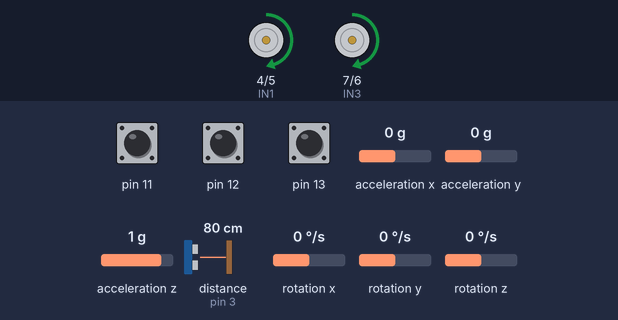
Bench run of a sketch on a simulated Arduino Uno, built with avr-gcc and run on an emulated ATmega328P. Parts: motor-driver pin pairs drawn as motors (green arrow = first pin HIGH = forward, orange = second pin HIGH = backward, longer = more drive, scaled by the enable pin). Wiring (inferred from the names in the program): ultrasonic range finder: trigger pin 2; echo pin 3. The test bench sets the inputs (shaded band); at power-on: rotation z 0 °/s, distance to the obstacle (sensor on pin 3) 80 cm, pin 11 HIGH, pin 12 HIGH, pin 13 HIGH, acceleration x 0 g, acceleration y 0 g, acceleration z 1 g, rotation x 0 °/s, rotation y 0 °/s. The echo pulse lasts 58.3 µs per cm; what the sketch prints to the serial monitor is not drawn.

Above: at 3.2 s.
3.3 s: rotation z set to -9 °/s
At 4.3 s:
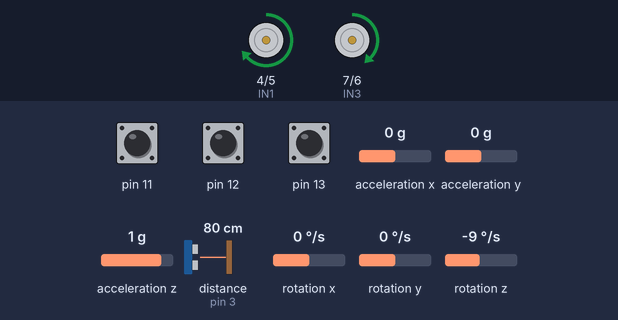
6.3 s: distance to the obstacle (sensor on pin 3) set to 27 cm
7.8 s: distance to the obstacle (sensor on pin 3) set to 24 cm
At 9.4 s:
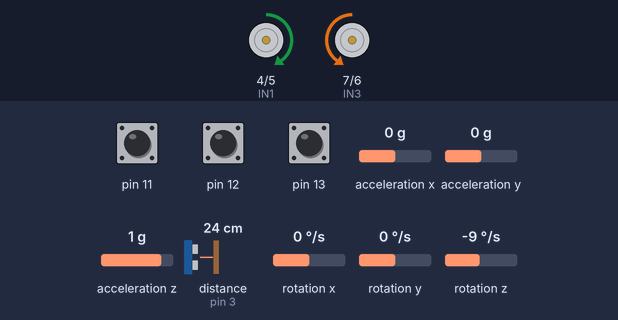
9.8 s: rotation z set to 35 °/s
12.8 s: rotation z set to 42 °/s
At 14.0 s:
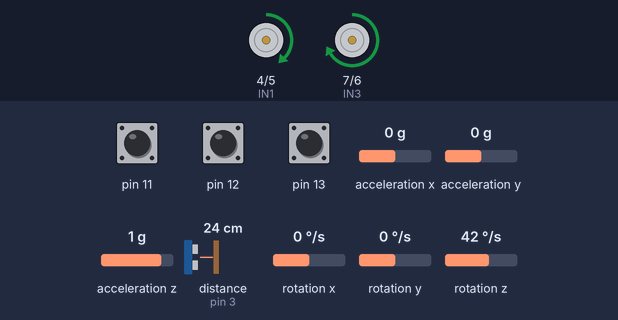
15.1 s: rotation z set to -10 °/s
18.1 s: rotation z set to -14 °/s
At 19.4 s:
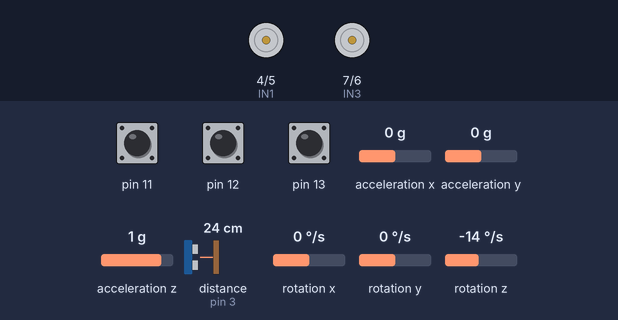
Timing chart, 0 to 21.1 s (numbered marks = the images above; inputs shaded):
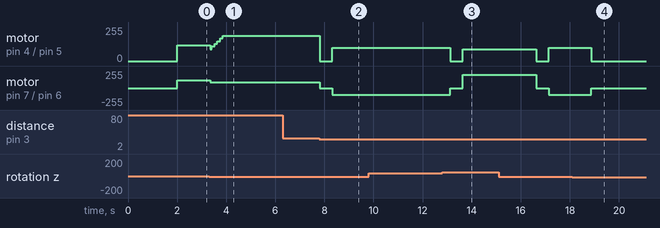

Measured:
- the behaviour switches between 26 and 25 cm on distance to the obstacle (sensor on pin 3) (found by bisection; images 1 and 2)
- the behaviour switches between 39 and 40 °/s on rotation z (found by bisection; images 2 and 3)
- the behaviour switches between -12 and -13 °/s on rotation z (found by bisection; images 3 and 4)
- after the input at 3.3 s, motor on pin 7 (IN3) / pin 6 (IN4): forward 120/255 → forward 90/255 at once
- after the input at 6.3 s, every drawn part: stays the same
- after the input at 7.8 s, motor on pin 4 (IN1) / pin 5 (IN2): forward 190/255 → stopped at once, → forward 100/255 0.50 s later; motor on pin 7 (IN3) / pin 6 (IN4): forward 90/255 → stopped at once, → backward 100/255 0.50 s later
- after the input at 9.8 s, every drawn part: stays the same
- after the input at 18.1 s, motor on pin 4 (IN1) / pin 5 (IN2): forward 100/255 → stopped after 0.76 s instead of 1.1 s; motor on pin 7 (IN3) / pin 6 (IN4): backward 100/255 → stopped after 0.76 s instead of 1.1 s

The sketch:

project2_obsticalavoidance_arc.ino
```cpp
#include <PID_v1.h>
#include "Wire.h"
#include <MPU6050_light.h>

#define ENA 9
#define ENB 10
#define IN1 4
#define IN2 5
#define IN3 7
#define IN4 6

#define LT_R !digitalRead(12)
#define LT_M !digitalRead(13)
#define LT_L !digitalRead(11)

#define trigPin 2
#define echoPin 3

int carSpeedA ;
int carSpeedB ;


double Kp = 500, Ki = 300, Kd = 0.01;

double Setpoint, Input, Output, Zangle, angle, ZValue, Zlimit;

PID myPID(&Input, &Output, &Setpoint, Kp, Ki, Kd, DIRECT);

MPU6050 mpu(Wire);
unsigned long timer = 0;

void END() {
  digitalWrite(ENA, LOW);
  digitalWrite(ENB, LOW);
  Serial.println("Stop!");
}

void forward()
{
  carSpeedA = 150;
  carSpeedB = 150;

  // Set Motor A Forward
  digitalWrite(IN1, HIGH);
  digitalWrite(IN2, LOW);
  // Set Motor B Backward
  digitalWrite(IN3, HIGH);
  digitalWrite(IN4, LOW);

  analogWrite(ENA, carSpeedA);
  analogWrite(ENB, carSpeedB);


}


void CCW()
{
  carSpeedA = 100;
  carSpeedB = 100;

  // Set Motor A Forward
  digitalWrite(IN1, HIGH);
  digitalWrite(IN2, LOW);
  // Set Motor B Backward
  digitalWrite(IN3, LOW);
  digitalWrite(IN4, HIGH);

  analogWrite(ENA, carSpeedA);
  analogWrite(ENB, carSpeedB);


}

void CW()
{
  carSpeedA = 100;
  carSpeedB = 100;
  // Set Motor A Forward
  digitalWrite(IN1, LOW);
  digitalWrite(IN2, HIGH);
  // Set Motor B Backward
  digitalWrite(IN3, HIGH);
  digitalWrite(IN4, LOW);

  analogWrite(ENA, carSpeedA);
  analogWrite(ENB, carSpeedB);


}

void arc()
{
  carSpeedA = 90;
  carSpeedB = 200;
  // Set Motor A Forward
  digitalWrite(IN1, HIGH);
  digitalWrite(IN2, LOW);
  // Set Motor B Backward
  digitalWrite(IN3, HIGH);
  digitalWrite(IN4, LOW);

  analogWrite(ENA, carSpeedA);
  analogWrite(ENB, carSpeedB);

Serial.print(Zangle);

}


void STOP()
{

  // Set Motor A Forward
  digitalWrite(IN1, LOW);
  digitalWrite(IN2, LOW);
  // Set Motor B Backward
  digitalWrite(IN3, LOW);
  digitalWrite(IN4, LOW);

  analogWrite(ENA, carSpeedA);
  analogWrite(ENB, carSpeedB);

Serial.print(Zangle);
}
void Avoidance()
{

STOP();

delay(500);

  while (Zangle < 60) {
    mpu.update();
  Zangle = mpu.getAngleZ();
    Serial.println("Turning LEFT1");
      Serial.print(Zangle);
  Serial.print(" ");
    CCW();
  }

STOP();

delay(500);

 arc();

 delay(3000);

 STOP();

delay(500);

  while (Zangle > 0) {
    mpu.update();
  Zangle = mpu.getAngleZ();
    Serial.println("Turning LEFt4");
      Serial.print(Zangle);
  Serial.print(" ");
    CCW();
  }

  STOP();

delay(500000);
}


void setup() {


  pinMode(ENA, OUTPUT);
  pinMode(ENB, OUTPUT);
  pinMode(IN1, OUTPUT);
  pinMode(IN2, OUTPUT);
  pinMode(IN3, OUTPUT);
  pinMode(IN4, OUTPUT);

  pinMode(trigPin, OUTPUT);
  pinMode(echoPin, INPUT);

  pinMode(LT_R, INPUT);
  pinMode(LT_M, INPUT);
  pinMode(LT_L, INPUT);

  myPID.SetMode(AUTOMATIC);

  Serial.begin(9600);
  Wire.begin();
  byte status = mpu.begin();
  Serial.print(F("MPU6050 status: "));
  Serial.println(status);
  while (status != 0) { } // stop everything if could not connect to MPU6050
  Serial.println(F("Calculating offsets, do not move MPU6050"));
  delay(1000);
  mpu.calcOffsets(); // gyro and accelero
  Serial.println("Done!\n");

  myPID.SetOutputLimits(-255, 255);
  Zangle = mpu.getAngleZ();
  Setpoint = 0;
}
void loop() {

  digitalWrite(trigPin, LOW);
  delayMicroseconds(10);
  digitalWrite(trigPin, HIGH);
  delayMicroseconds(10);
  digitalWrite(trigPin, LOW);
  int duration = pulseIn(echoPin, HIGH);
  int distanceCm = (duration * 0.0171);

  // put your main code here, to run repeatedly:
  mpu.update();
  Zangle = mpu.getAngleZ();
//  Serial.print(distanceCm);
//  Serial.print(" ");
//  Serial.print(Input);
//  Serial.print(" ");
//  Serial.print(Setpoint);
//  Serial.print(" ");
//  Serial.print(Output);
//  Serial.print(" ");
  //Serial.print(Zangle);
 // Serial.print(" ");
//  Serial.print(ZValue);
//  Serial.print(" ");
//  Serial.print(carSpeedA);
//  Serial.print(" ");
//  Serial.print(" ");
//  Serial.print(carSpeedB);
//  Serial.print(" ");
//  Serial.print(Zlimit);
  // Serial.print(Forward);
  // Serial.print(" ");
  //Serial.print(Backward);
  //Serial.print(" ");
  Serial.println();
  Zlimit = constrain(Zangle, -5, 5);
  ZValue = map(Zlimit , -5, 5, -100, 100) ;
  Input = Zangle;
  //int right =  map(Output, 0, 255, 0, 200);
  //int left = map(Output, -255,0,200,0);
  myPID.Compute();

  if (Output > 5) //move right

  {

    carSpeedA = 90 + ZValue * -1 ;
    carSpeedB = 90;
    analogWrite(ENA, carSpeedA );
    analogWrite(ENB, carSpeedB );


    digitalWrite(IN1, HIGH);
    digitalWrite(IN2, LOW);
    digitalWrite(IN3, HIGH);
    digitalWrite(IN4, LOW);


  }
  else if (Output < -5) //move left

  {

    digitalWrite(IN1, HIGH);
    digitalWrite(IN2, LOW);
    digitalWrite(IN3, HIGH);
    digitalWrite(IN4, LOW);

    carSpeedA = 90;
    carSpeedB = 90 + ZValue * 1;
    analogWrite(ENA, carSpeedA);
    analogWrite(ENB, carSpeedB);

  }
  else

  {
    Serial.println("Forward");
    analogWrite(ENA, 120);
    analogWrite(ENB, 120);
    digitalWrite(IN1, HIGH);
    digitalWrite(IN2, LOW);
    digitalWrite(IN3, HIGH);
    digitalWrite(IN4, LOW);


  }

  if (distanceCm < 25)
  {
    Serial.println("Avoidance");
     Avoidance();

  }

  if (LT_M & LT_R & LT_L) {
    END();
    Serial.println("DONE!!!!!!!");
  }

    //delay(400);


}
```
